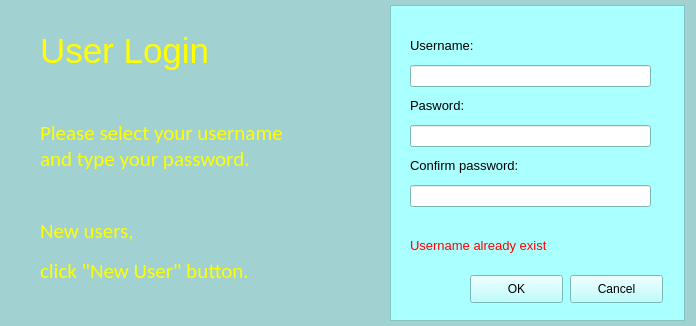
<?xml version="1.0" encoding="UTF-8"?>
<ui version="4.0">
 <class>Dialog</class>
 <widget class="QDialog" name="Dialog">
  <property name="geometry">
   <rect>
    <x>0</x>
    <y>0</y>
    <width>696</width>
    <height>326</height>
   </rect>
  </property>
  <property name="palette">
   <palette>
    <active>
     <colorrole role="Base">
      <brush brushstyle="SolidPattern">
       <color alpha="255">
        <red>255</red>
        <green>255</green>
        <blue>255</blue>
       </color>
      </brush>
     </colorrole>
     <colorrole role="Window">
      <brush brushstyle="SolidPattern">
       <color alpha="255">
        <red>162</red>
        <green>209</green>
        <blue>209</blue>
       </color>
      </brush>
     </colorrole>
    </active>
    <inactive>
     <colorrole role="Base">
      <brush brushstyle="SolidPattern">
       <color alpha="255">
        <red>255</red>
        <green>255</green>
        <blue>255</blue>
       </color>
      </brush>
     </colorrole>
     <colorrole role="Window">
      <brush brushstyle="SolidPattern">
       <color alpha="255">
        <red>162</red>
        <green>209</green>
        <blue>209</blue>
       </color>
      </brush>
     </colorrole>
    </inactive>
    <disabled>
     <colorrole role="Base">
      <brush brushstyle="SolidPattern">
       <color alpha="255">
        <red>162</red>
        <green>209</green>
        <blue>209</blue>
       </color>
      </brush>
     </colorrole>
     <colorrole role="Window">
      <brush brushstyle="SolidPattern">
       <color alpha="255">
        <red>162</red>
        <green>209</green>
        <blue>209</blue>
       </color>
      </brush>
     </colorrole>
    </disabled>
   </palette>
  </property>
  <property name="windowTitle">
   <string>Login</string>
  </property>
  <property name="autoFillBackground">
   <bool>true</bool>
  </property>
  <widget class="QLabel" name="label">
   <property name="geometry">
    <rect>
     <x>10</x>
     <y>10</y>
     <width>321</width>
     <height>311</height>
    </rect>
   </property>
   <property name="text">
    <string/>
   </property>
   <property name="pixmap">
    <pixmap>../../../../Images/matrix_small.png</pixmap>
   </property>
   <property name="scaledContents">
    <bool>true</bool>
   </property>
  </widget>
  <widget class="QLabel" name="lbl_info_caption">
   <property name="geometry">
    <rect>
     <x>40</x>
     <y>20</y>
     <width>231</width>
     <height>61</height>
    </rect>
   </property>
   <property name="palette">
    <palette>
     <active>
      <colorrole role="WindowText">
       <brush brushstyle="SolidPattern">
        <color alpha="255">
         <red>255</red>
         <green>255</green>
         <blue>0</blue>
        </color>
       </brush>
      </colorrole>
     </active>
     <inactive>
      <colorrole role="WindowText">
       <brush brushstyle="SolidPattern">
        <color alpha="255">
         <red>255</red>
         <green>255</green>
         <blue>0</blue>
        </color>
       </brush>
      </colorrole>
     </inactive>
     <disabled>
      <colorrole role="WindowText">
       <brush brushstyle="SolidPattern">
        <color alpha="255">
         <red>120</red>
         <green>120</green>
         <blue>120</blue>
        </color>
       </brush>
      </colorrole>
     </disabled>
    </palette>
   </property>
   <property name="font">
    <font>
     <pointsize>26</pointsize>
    </font>
   </property>
   <property name="text">
    <string>User Login</string>
   </property>
  </widget>
  <widget class="QLabel" name="lbl_info_desc">
   <property name="geometry">
    <rect>
     <x>40</x>
     <y>90</y>
     <width>261</width>
     <height>111</height>
    </rect>
   </property>
   <property name="palette">
    <palette>
     <active>
      <colorrole role="WindowText">
       <brush brushstyle="SolidPattern">
        <color alpha="255">
         <red>255</red>
         <green>255</green>
         <blue>0</blue>
        </color>
       </brush>
      </colorrole>
     </active>
     <inactive>
      <colorrole role="WindowText">
       <brush brushstyle="SolidPattern">
        <color alpha="255">
         <red>255</red>
         <green>255</green>
         <blue>0</blue>
        </color>
       </brush>
      </colorrole>
     </inactive>
     <disabled>
      <colorrole role="WindowText">
       <brush brushstyle="SolidPattern">
        <color alpha="255">
         <red>120</red>
         <green>120</green>
         <blue>120</blue>
        </color>
       </brush>
      </colorrole>
     </disabled>
    </palette>
   </property>
   <property name="font">
    <font>
     <family>Calibri</family>
     <pointsize>16</pointsize>
    </font>
   </property>
   <property name="text">
    <string>Please select your username and type your password.</string>
   </property>
   <property name="wordWrap">
    <bool>true</bool>
   </property>
  </widget>
  <widget class="QLabel" name="lbl_info_new_user">
   <property name="geometry">
    <rect>
     <x>40</x>
     <y>210</y>
     <width>141</width>
     <height>41</height>
    </rect>
   </property>
   <property name="palette">
    <palette>
     <active>
      <colorrole role="WindowText">
       <brush brushstyle="SolidPattern">
        <color alpha="255">
         <red>255</red>
         <green>255</green>
         <blue>0</blue>
        </color>
       </brush>
      </colorrole>
     </active>
     <inactive>
      <colorrole role="WindowText">
       <brush brushstyle="SolidPattern">
        <color alpha="255">
         <red>255</red>
         <green>255</green>
         <blue>0</blue>
        </color>
       </brush>
      </colorrole>
     </inactive>
     <disabled>
      <colorrole role="WindowText">
       <brush brushstyle="SolidPattern">
        <color alpha="255">
         <red>120</red>
         <green>120</green>
         <blue>120</blue>
        </color>
       </brush>
      </colorrole>
     </disabled>
    </palette>
   </property>
   <property name="font">
    <font>
     <family>Calibri</family>
     <pointsize>16</pointsize>
    </font>
   </property>
   <property name="text">
    <string>New users,</string>
   </property>
   <property name="wordWrap">
    <bool>true</bool>
   </property>
  </widget>
  <widget class="QLabel" name="lbl_info_new_user_desc">
   <property name="geometry">
    <rect>
     <x>40</x>
     <y>250</y>
     <width>271</width>
     <height>41</height>
    </rect>
   </property>
   <property name="palette">
    <palette>
     <active>
      <colorrole role="WindowText">
       <brush brushstyle="SolidPattern">
        <color alpha="255">
         <red>255</red>
         <green>255</green>
         <blue>0</blue>
        </color>
       </brush>
      </colorrole>
     </active>
     <inactive>
      <colorrole role="WindowText">
       <brush brushstyle="SolidPattern">
        <color alpha="255">
         <red>255</red>
         <green>255</green>
         <blue>0</blue>
        </color>
       </brush>
      </colorrole>
     </inactive>
     <disabled>
      <colorrole role="WindowText">
       <brush brushstyle="SolidPattern">
        <color alpha="255">
         <red>120</red>
         <green>120</green>
         <blue>120</blue>
        </color>
       </brush>
      </colorrole>
     </disabled>
    </palette>
   </property>
   <property name="font">
    <font>
     <family>Calibri</family>
     <pointsize>16</pointsize>
    </font>
   </property>
   <property name="text">
    <string>click &quot;New User&quot; button.</string>
   </property>
   <property name="wordWrap">
    <bool>true</bool>
   </property>
  </widget>
  <widget class="QLabel" name="label_6">
   <property name="geometry">
    <rect>
     <x>400</x>
     <y>0</y>
     <width>211</width>
     <height>31</height>
    </rect>
   </property>
   <property name="palette">
    <palette>
     <active>
      <colorrole role="WindowText">
       <brush brushstyle="SolidPattern">
        <color alpha="255">
         <red>0</red>
         <green>0</green>
         <blue>127</blue>
        </color>
       </brush>
      </colorrole>
     </active>
     <inactive>
      <colorrole role="WindowText">
       <brush brushstyle="SolidPattern">
        <color alpha="255">
         <red>0</red>
         <green>0</green>
         <blue>127</blue>
        </color>
       </brush>
      </colorrole>
     </inactive>
     <disabled>
      <colorrole role="WindowText">
       <brush brushstyle="SolidPattern">
        <color alpha="255">
         <red>120</red>
         <green>120</green>
         <blue>120</blue>
        </color>
       </brush>
      </colorrole>
     </disabled>
    </palette>
   </property>
   <property name="font">
    <font>
     <pointsize>12</pointsize>
    </font>
   </property>
   <property name="text">
    <string>Select User:</string>
   </property>
  </widget>
  <widget class="QComboBox" name="cmb_user">
   <property name="geometry">
    <rect>
     <x>440</x>
     <y>30</y>
     <width>241</width>
     <height>31</height>
    </rect>
   </property>
   <property name="font">
    <font>
     <pointsize>12</pointsize>
    </font>
   </property>
  </widget>
  <widget class="QLineEdit" name="txt_password">
   <property name="geometry">
    <rect>
     <x>440</x>
     <y>90</y>
     <width>241</width>
     <height>31</height>
    </rect>
   </property>
   <property name="font">
    <font>
     <pointsize>12</pointsize>
    </font>
   </property>
  </widget>
  <widget class="QLabel" name="label_7">
   <property name="geometry">
    <rect>
     <x>400</x>
     <y>60</y>
     <width>211</width>
     <height>31</height>
    </rect>
   </property>
   <property name="palette">
    <palette>
     <active>
      <colorrole role="WindowText">
       <brush brushstyle="SolidPattern">
        <color alpha="255">
         <red>0</red>
         <green>0</green>
         <blue>127</blue>
        </color>
       </brush>
      </colorrole>
     </active>
     <inactive>
      <colorrole role="WindowText">
       <brush brushstyle="SolidPattern">
        <color alpha="255">
         <red>0</red>
         <green>0</green>
         <blue>127</blue>
        </color>
       </brush>
      </colorrole>
     </inactive>
     <disabled>
      <colorrole role="WindowText">
       <brush brushstyle="SolidPattern">
        <color alpha="255">
         <red>120</red>
         <green>120</green>
         <blue>120</blue>
        </color>
       </brush>
      </colorrole>
     </disabled>
    </palette>
   </property>
   <property name="font">
    <font>
     <pointsize>12</pointsize>
    </font>
   </property>
   <property name="text">
    <string>Password:</string>
   </property>
  </widget>
  <widget class="QPushButton" name="btn_new_user">
   <property name="geometry">
    <rect>
     <x>590</x>
     <y>130</y>
     <width>93</width>
     <height>28</height>
    </rect>
   </property>
   <property name="text">
    <string>New User</string>
   </property>
   <property name="icon">
    <iconset>
     <normaloff>user_add.png</normaloff>user_add.png</iconset>
   </property>
  </widget>
  <widget class="QPushButton" name="btn_login">
   <property name="geometry">
    <rect>
     <x>490</x>
     <y>290</y>
     <width>93</width>
     <height>28</height>
    </rect>
   </property>
   <property name="text">
    <string>Login</string>
   </property>
   <property name="icon">
    <iconset>
     <normaloff>../../../../Images/ok.png</normaloff>../../../../Images/ok.png</iconset>
   </property>
  </widget>
  <widget class="QPushButton" name="btn_exit">
   <property name="geometry">
    <rect>
     <x>590</x>
     <y>290</y>
     <width>93</width>
     <height>28</height>
    </rect>
   </property>
   <property name="text">
    <string>Exit</string>
   </property>
   <property name="icon">
    <iconset>
     <normaloff>../../../../Images/close.png</normaloff>../../../../Images/close.png</iconset>
   </property>
  </widget>
  <widget class="QLabel" name="lbl_name">
   <property name="geometry">
    <rect>
     <x>400</x>
     <y>180</y>
     <width>281</width>
     <height>31</height>
    </rect>
   </property>
   <property name="font">
    <font>
     <family>Calibri</family>
     <pointsize>12</pointsize>
    </font>
   </property>
   <property name="text">
    <string>Danijel Nisevic,</string>
   </property>
  </widget>
  <widget class="QLabel" name="lbl_adress">
   <property name="geometry">
    <rect>
     <x>400</x>
     <y>210</y>
     <width>281</width>
     <height>51</height>
    </rect>
   </property>
   <property name="font">
    <font>
     <family>Calibri</family>
     <pointsize>12</pointsize>
    </font>
   </property>
   <property name="text">
    <string>Ive Lole Ribara 46, Putinci</string>
   </property>
   <property name="wordWrap">
    <bool>true</bool>
   </property>
  </widget>
  <widget class="Line" name="line">
   <property name="geometry">
    <rect>
     <x>400</x>
     <y>170</y>
     <width>281</width>
     <height>16</height>
    </rect>
   </property>
   <property name="orientation">
    <enum>Qt::Horizontal</enum>
   </property>
  </widget>
  <widget class="Line" name="line_2">
   <property name="geometry">
    <rect>
     <x>400</x>
     <y>270</y>
     <width>281</width>
     <height>16</height>
    </rect>
   </property>
   <property name="orientation">
    <enum>Qt::Horizontal</enum>
   </property>
  </widget>
  <widget class="QLabel" name="label_8">
   <property name="geometry">
    <rect>
     <x>400</x>
     <y>30</y>
     <width>31</width>
     <height>31</height>
    </rect>
   </property>
   <property name="text">
    <string/>
   </property>
   <property name="pixmap">
    <pixmap>../../../../Images/user.png</pixmap>
   </property>
   <property name="scaledContents">
    <bool>true</bool>
   </property>
  </widget>
  <widget class="QLabel" name="label_9">
   <property name="geometry">
    <rect>
     <x>400</x>
     <y>90</y>
     <width>31</width>
     <height>31</height>
    </rect>
   </property>
   <property name="text">
    <string/>
   </property>
   <property name="pixmap">
    <pixmap>../../../../Images/user_password.png</pixmap>
   </property>
   <property name="scaledContents">
    <bool>true</bool>
   </property>
  </widget>
  <widget class="QFrame" name="frm_new_user">
   <property name="geometry">
    <rect>
     <x>390</x>
     <y>5</y>
     <width>295</width>
     <height>316</height>
    </rect>
   </property>
   <property name="palette">
    <palette>
     <active>
      <colorrole role="WindowText">
       <brush brushstyle="SolidPattern">
        <color alpha="255">
         <red>0</red>
         <green>0</green>
         <blue>0</blue>
        </color>
       </brush>
      </colorrole>
      <colorrole role="Button">
       <brush brushstyle="SolidPattern">
        <color alpha="255">
         <red>170</red>
         <green>255</green>
         <blue>255</blue>
        </color>
       </brush>
      </colorrole>
      <colorrole role="Light">
       <brush brushstyle="SolidPattern">
        <color alpha="255">
         <red>255</red>
         <green>255</green>
         <blue>255</blue>
        </color>
       </brush>
      </colorrole>
      <colorrole role="Midlight">
       <brush brushstyle="SolidPattern">
        <color alpha="255">
         <red>212</red>
         <green>255</green>
         <blue>255</blue>
        </color>
       </brush>
      </colorrole>
      <colorrole role="Dark">
       <brush brushstyle="SolidPattern">
        <color alpha="255">
         <red>85</red>
         <green>127</green>
         <blue>127</blue>
        </color>
       </brush>
      </colorrole>
      <colorrole role="Mid">
       <brush brushstyle="SolidPattern">
        <color alpha="255">
         <red>113</red>
         <green>170</green>
         <blue>170</blue>
        </color>
       </brush>
      </colorrole>
      <colorrole role="Text">
       <brush brushstyle="SolidPattern">
        <color alpha="255">
         <red>0</red>
         <green>0</green>
         <blue>0</blue>
        </color>
       </brush>
      </colorrole>
      <colorrole role="BrightText">
       <brush brushstyle="SolidPattern">
        <color alpha="255">
         <red>255</red>
         <green>255</green>
         <blue>255</blue>
        </color>
       </brush>
      </colorrole>
      <colorrole role="ButtonText">
       <brush brushstyle="SolidPattern">
        <color alpha="255">
         <red>0</red>
         <green>0</green>
         <blue>0</blue>
        </color>
       </brush>
      </colorrole>
      <colorrole role="Base">
       <brush brushstyle="SolidPattern">
        <color alpha="255">
         <red>255</red>
         <green>255</green>
         <blue>255</blue>
        </color>
       </brush>
      </colorrole>
      <colorrole role="Window">
       <brush brushstyle="SolidPattern">
        <color alpha="255">
         <red>170</red>
         <green>255</green>
         <blue>255</blue>
        </color>
       </brush>
      </colorrole>
      <colorrole role="Shadow">
       <brush brushstyle="SolidPattern">
        <color alpha="255">
         <red>0</red>
         <green>0</green>
         <blue>0</blue>
        </color>
       </brush>
      </colorrole>
      <colorrole role="AlternateBase">
       <brush brushstyle="SolidPattern">
        <color alpha="255">
         <red>212</red>
         <green>255</green>
         <blue>255</blue>
        </color>
       </brush>
      </colorrole>
      <colorrole role="ToolTipBase">
       <brush brushstyle="SolidPattern">
        <color alpha="255">
         <red>255</red>
         <green>255</green>
         <blue>220</blue>
        </color>
       </brush>
      </colorrole>
      <colorrole role="ToolTipText">
       <brush brushstyle="SolidPattern">
        <color alpha="255">
         <red>0</red>
         <green>0</green>
         <blue>0</blue>
        </color>
       </brush>
      </colorrole>
     </active>
     <inactive>
      <colorrole role="WindowText">
       <brush brushstyle="SolidPattern">
        <color alpha="255">
         <red>0</red>
         <green>0</green>
         <blue>0</blue>
        </color>
       </brush>
      </colorrole>
      <colorrole role="Button">
       <brush brushstyle="SolidPattern">
        <color alpha="255">
         <red>170</red>
         <green>255</green>
         <blue>255</blue>
        </color>
       </brush>
      </colorrole>
      <colorrole role="Light">
       <brush brushstyle="SolidPattern">
        <color alpha="255">
         <red>255</red>
         <green>255</green>
         <blue>255</blue>
        </color>
       </brush>
      </colorrole>
      <colorrole role="Midlight">
       <brush brushstyle="SolidPattern">
        <color alpha="255">
         <red>212</red>
         <green>255</green>
         <blue>255</blue>
        </color>
       </brush>
      </colorrole>
      <colorrole role="Dark">
       <brush brushstyle="SolidPattern">
        <color alpha="255">
         <red>85</red>
         <green>127</green>
         <blue>127</blue>
        </color>
       </brush>
      </colorrole>
      <colorrole role="Mid">
       <brush brushstyle="SolidPattern">
        <color alpha="255">
         <red>113</red>
         <green>170</green>
         <blue>170</blue>
        </color>
       </brush>
      </colorrole>
      <colorrole role="Text">
       <brush brushstyle="SolidPattern">
        <color alpha="255">
         <red>0</red>
         <green>0</green>
         <blue>0</blue>
        </color>
       </brush>
      </colorrole>
      <colorrole role="BrightText">
       <brush brushstyle="SolidPattern">
        <color alpha="255">
         <red>255</red>
         <green>255</green>
         <blue>255</blue>
        </color>
       </brush>
      </colorrole>
      <colorrole role="ButtonText">
       <brush brushstyle="SolidPattern">
        <color alpha="255">
         <red>0</red>
         <green>0</green>
         <blue>0</blue>
        </color>
       </brush>
      </colorrole>
      <colorrole role="Base">
       <brush brushstyle="SolidPattern">
        <color alpha="255">
         <red>255</red>
         <green>255</green>
         <blue>255</blue>
        </color>
       </brush>
      </colorrole>
      <colorrole role="Window">
       <brush brushstyle="SolidPattern">
        <color alpha="255">
         <red>170</red>
         <green>255</green>
         <blue>255</blue>
        </color>
       </brush>
      </colorrole>
      <colorrole role="Shadow">
       <brush brushstyle="SolidPattern">
        <color alpha="255">
         <red>0</red>
         <green>0</green>
         <blue>0</blue>
        </color>
       </brush>
      </colorrole>
      <colorrole role="AlternateBase">
       <brush brushstyle="SolidPattern">
        <color alpha="255">
         <red>212</red>
         <green>255</green>
         <blue>255</blue>
        </color>
       </brush>
      </colorrole>
      <colorrole role="ToolTipBase">
       <brush brushstyle="SolidPattern">
        <color alpha="255">
         <red>255</red>
         <green>255</green>
         <blue>220</blue>
        </color>
       </brush>
      </colorrole>
      <colorrole role="ToolTipText">
       <brush brushstyle="SolidPattern">
        <color alpha="255">
         <red>0</red>
         <green>0</green>
         <blue>0</blue>
        </color>
       </brush>
      </colorrole>
     </inactive>
     <disabled>
      <colorrole role="WindowText">
       <brush brushstyle="SolidPattern">
        <color alpha="255">
         <red>85</red>
         <green>127</green>
         <blue>127</blue>
        </color>
       </brush>
      </colorrole>
      <colorrole role="Button">
       <brush brushstyle="SolidPattern">
        <color alpha="255">
         <red>170</red>
         <green>255</green>
         <blue>255</blue>
        </color>
       </brush>
      </colorrole>
      <colorrole role="Light">
       <brush brushstyle="SolidPattern">
        <color alpha="255">
         <red>255</red>
         <green>255</green>
         <blue>255</blue>
        </color>
       </brush>
      </colorrole>
      <colorrole role="Midlight">
       <brush brushstyle="SolidPattern">
        <color alpha="255">
         <red>212</red>
         <green>255</green>
         <blue>255</blue>
        </color>
       </brush>
      </colorrole>
      <colorrole role="Dark">
       <brush brushstyle="SolidPattern">
        <color alpha="255">
         <red>85</red>
         <green>127</green>
         <blue>127</blue>
        </color>
       </brush>
      </colorrole>
      <colorrole role="Mid">
       <brush brushstyle="SolidPattern">
        <color alpha="255">
         <red>113</red>
         <green>170</green>
         <blue>170</blue>
        </color>
       </brush>
      </colorrole>
      <colorrole role="Text">
       <brush brushstyle="SolidPattern">
        <color alpha="255">
         <red>85</red>
         <green>127</green>
         <blue>127</blue>
        </color>
       </brush>
      </colorrole>
      <colorrole role="BrightText">
       <brush brushstyle="SolidPattern">
        <color alpha="255">
         <red>255</red>
         <green>255</green>
         <blue>255</blue>
        </color>
       </brush>
      </colorrole>
      <colorrole role="ButtonText">
       <brush brushstyle="SolidPattern">
        <color alpha="255">
         <red>85</red>
         <green>127</green>
         <blue>127</blue>
        </color>
       </brush>
      </colorrole>
      <colorrole role="Base">
       <brush brushstyle="SolidPattern">
        <color alpha="255">
         <red>170</red>
         <green>255</green>
         <blue>255</blue>
        </color>
       </brush>
      </colorrole>
      <colorrole role="Window">
       <brush brushstyle="SolidPattern">
        <color alpha="255">
         <red>170</red>
         <green>255</green>
         <blue>255</blue>
        </color>
       </brush>
      </colorrole>
      <colorrole role="Shadow">
       <brush brushstyle="SolidPattern">
        <color alpha="255">
         <red>0</red>
         <green>0</green>
         <blue>0</blue>
        </color>
       </brush>
      </colorrole>
      <colorrole role="AlternateBase">
       <brush brushstyle="SolidPattern">
        <color alpha="255">
         <red>170</red>
         <green>255</green>
         <blue>255</blue>
        </color>
       </brush>
      </colorrole>
      <colorrole role="ToolTipBase">
       <brush brushstyle="SolidPattern">
        <color alpha="255">
         <red>255</red>
         <green>255</green>
         <blue>220</blue>
        </color>
       </brush>
      </colorrole>
      <colorrole role="ToolTipText">
       <brush brushstyle="SolidPattern">
        <color alpha="255">
         <red>0</red>
         <green>0</green>
         <blue>0</blue>
        </color>
       </brush>
      </colorrole>
     </disabled>
    </palette>
   </property>
   <property name="autoFillBackground">
    <bool>true</bool>
   </property>
   <property name="frameShape">
    <enum>QFrame::StyledPanel</enum>
   </property>
   <property name="frameShadow">
    <enum>QFrame::Raised</enum>
   </property>
   <widget class="QLineEdit" name="txt_new_username">
    <property name="geometry">
     <rect>
      <x>20</x>
      <y>60</y>
      <width>241</width>
      <height>22</height>
     </rect>
    </property>
   </widget>
   <widget class="QLabel" name="lbl_new_username">
    <property name="geometry">
     <rect>
      <x>20</x>
      <y>30</y>
      <width>241</width>
      <height>21</height>
     </rect>
    </property>
    <property name="font">
     <font>
      <pointsize>10</pointsize>
     </font>
    </property>
    <property name="text">
     <string>Username:</string>
    </property>
   </widget>
   <widget class="QLineEdit" name="txt_new_password">
    <property name="geometry">
     <rect>
      <x>20</x>
      <y>120</y>
      <width>241</width>
      <height>22</height>
     </rect>
    </property>
   </widget>
   <widget class="QLabel" name="lbl_new_password">
    <property name="geometry">
     <rect>
      <x>20</x>
      <y>90</y>
      <width>241</width>
      <height>21</height>
     </rect>
    </property>
    <property name="font">
     <font>
      <pointsize>10</pointsize>
     </font>
    </property>
    <property name="text">
     <string>Pasword:</string>
    </property>
   </widget>
   <widget class="QLineEdit" name="txt_new_password_confirm">
    <property name="geometry">
     <rect>
      <x>20</x>
      <y>180</y>
      <width>241</width>
      <height>22</height>
     </rect>
    </property>
   </widget>
   <widget class="QLabel" name="lbl_new_password_confirm">
    <property name="geometry">
     <rect>
      <x>20</x>
      <y>150</y>
      <width>241</width>
      <height>21</height>
     </rect>
    </property>
    <property name="font">
     <font>
      <pointsize>10</pointsize>
     </font>
    </property>
    <property name="text">
     <string>Confirm password:</string>
    </property>
   </widget>
   <widget class="QPushButton" name="btn_new_ok">
    <property name="geometry">
     <rect>
      <x>80</x>
      <y>270</y>
      <width>93</width>
      <height>28</height>
     </rect>
    </property>
    <property name="text">
     <string>OK</string>
    </property>
    <property name="icon">
     <iconset>
      <normaloff>ok.png</normaloff>ok.png</iconset>
    </property>
   </widget>
   <widget class="QPushButton" name="btn_new_cancel">
    <property name="geometry">
     <rect>
      <x>180</x>
      <y>270</y>
      <width>93</width>
      <height>28</height>
     </rect>
    </property>
    <property name="text">
     <string>Cancel</string>
    </property>
    <property name="icon">
     <iconset>
      <normaloff>close.png</normaloff>close.png</iconset>
    </property>
   </widget>
   <widget class="QLabel" name="lbl_new_warning">
    <property name="geometry">
     <rect>
      <x>20</x>
      <y>220</y>
      <width>251</width>
      <height>41</height>
     </rect>
    </property>
    <property name="palette">
     <palette>
      <active>
       <colorrole role="WindowText">
        <brush brushstyle="SolidPattern">
         <color alpha="255">
          <red>255</red>
          <green>0</green>
          <blue>0</blue>
         </color>
        </brush>
       </colorrole>
      </active>
      <inactive>
       <colorrole role="WindowText">
        <brush brushstyle="SolidPattern">
         <color alpha="255">
          <red>255</red>
          <green>0</green>
          <blue>0</blue>
         </color>
        </brush>
       </colorrole>
      </inactive>
      <disabled>
       <colorrole role="WindowText">
        <brush brushstyle="SolidPattern">
         <color alpha="255">
          <red>85</red>
          <green>127</green>
          <blue>127</blue>
         </color>
        </brush>
       </colorrole>
      </disabled>
     </palette>
    </property>
    <property name="font">
     <font>
      <pointsize>10</pointsize>
     </font>
    </property>
    <property name="text">
     <string>Username already exist</string>
    </property>
    <property name="wordWrap">
     <bool>true</bool>
    </property>
   </widget>
  </widget>
 </widget>
 <tabstops>
  <tabstop>btn_login</tabstop>
  <tabstop>cmb_user</tabstop>
  <tabstop>txt_password</tabstop>
  <tabstop>btn_exit</tabstop>
  <tabstop>btn_new_user</tabstop>
  <tabstop>txt_new_username</tabstop>
  <tabstop>txt_new_password</tabstop>
  <tabstop>txt_new_password_confirm</tabstop>
  <tabstop>btn_new_ok</tabstop>
  <tabstop>btn_new_cancel</tabstop>
 </tabstops>
 <resources/>
 <connections/>
</ui>
